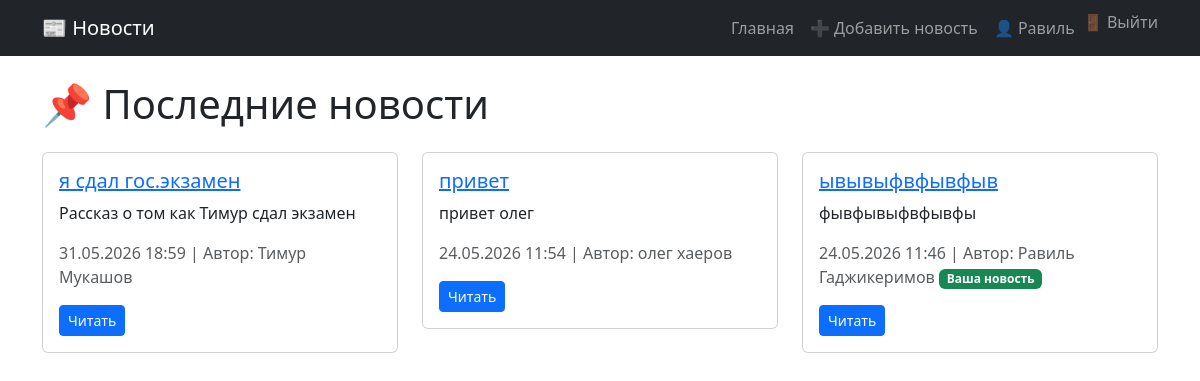
The app's page / (signed in) with its own data.
### news_app/models.py (models this page shows, shortened)
class News(models.Model):
    title = models.CharField(max_length=200)
    summary = models.CharField(max_length=300)
    content = models.TextField()
    author = models.ForeignKey(User, on_delete=models.CASCADE)
    date_created = models.DateTimeField(auto_now_add=True)
    date_updated = models.DateTimeField(auto_now=True)
    class Meta:
        ordering = ['-date_created']

### news_app/views.py (the view)
# urls.py: path('', views.home_view, name='home'),
def home_view(request):
    news_list = News.objects.all().order_by('-date_created')
    paginator = Paginator(news_list, 5)
    page_number = request.GET.get('page')
    page_obj = paginator.get_page(page_number)
    return render(request, 'home.html', {'page_obj': page_obj})

### news_app/templates/home.html (shortened to what this page needs)
{% extends 'base.html' %}
{% block content %}
<h1 class="mb-4">📌 Последние новости</h1>
{% if page_obj %}
    <div class="row">
        {% for news in page_obj %}
            <div class="col-md-4 mb-3">
                <div class="card">
                    <div class="card-body">
                        <h5 class="card-title">
                            <a href="{% url 'news_detail' news.pk %}">{{ news.title }}</a>
                        </h5>
                        <p class="card-text">{{ news.summary|truncatechars:100 }}</p>
                        <p class="text-muted">
                            {{ news.date_created|date:"d.m.Y H:i" }} |
                            Автор: {{ news.author.get_full_name|default:news.author.username }}
                            {% if user == news.author %}
                                <span class="badge bg-success">Ваша новость</span>
                            {% endif %}
                        </p>
                        <a href="{% url 'news_detail' news.pk %}" class="btn btn-sm btn-primary">Читать</a>
                    </div>
                </div>
            </div>
        {% endfor %}
    </div>
{% endif %}
{% endblock %}

### news_app/templates/base.html (shortened to what this page needs)
{% load static %}
<!DOCTYPE html>
<html lang="ru">
<head>
    <link href="https://cdn.jsdelivr.net/npm/bootstrap@5.3.0-alpha1/dist/css/bootstrap.min.css" rel="stylesheet">
    <link rel="stylesheet" href="{% static 'css/style.css' %}">
</head>
<body>
    <nav class="navbar navbar-expand-lg navbar-dark bg-dark">
        <div class="container">
            <a class="navbar-brand" href="{% url 'home' %}">📰 Новости</a>
            <div class="collapse navbar-collapse">
                <ul class="navbar-nav ms-auto">
                    <li class="nav-item"><a class="nav-link" href="{% url 'home' %}">Главная</a></li>
                    {% if user.is_authenticated %}
                        <li class="nav-item"><a class="nav-link" href="{% url 'news_create' %}">➕ Добавить новость</a></li>
                        <li class="nav-item"><a class="nav-link" href="{% url 'profile' %}">👤 {{ user.first_name|default:user.username }}</a></li>
                        <li class="nav-item">
                            <form action="{% url 'logout' %}" method="post" style="display: inline;">
                                <button type="submit" class="nav-link btn btn-link" style="display: inline; padding: 0; margin: 0; border: none; background: none; color: rgba(255,255,255,.55); text-decoration: none;">
                                    🚪 Выйти
                                </button>
                            </form>
                        </li>
                    {% else %}
                        <li class="nav-item"><a class="nav-link" href="{% url 'login' %}">Войти</a></li>
                        <li class="nav-item"><a class="nav-link" href="{% url 'register' %}">Регистрация</a></li>
                    {% endif %}
                </ul>
            </div>
        </div>
    </nav>
    <main class="container mt-4">
        {% block content %}
        {% endblock %}
    </main>
</body>
</html>

### records on screen
News: title "я сдал гос.экзамен", summary "Рассказ о том как Тимур сдал экзамен", date_created "31.05.2026 18:59", author.get_full_name "Тимур Мукашов"
News: title "привет", summary "привет олег", date_created "24.05.2026 11:54", author.get_full_name "олег хаеров"
News: title "ывывыфвфывфыв", summary "фывфывыфвфывфы", date_created "24.05.2026 11:46", author.get_full_name "Равиль Гаджикеримов", shows "Ваша новость"

### other values on screen
{{ user.first_name|default:user.username }} "Равиль"
